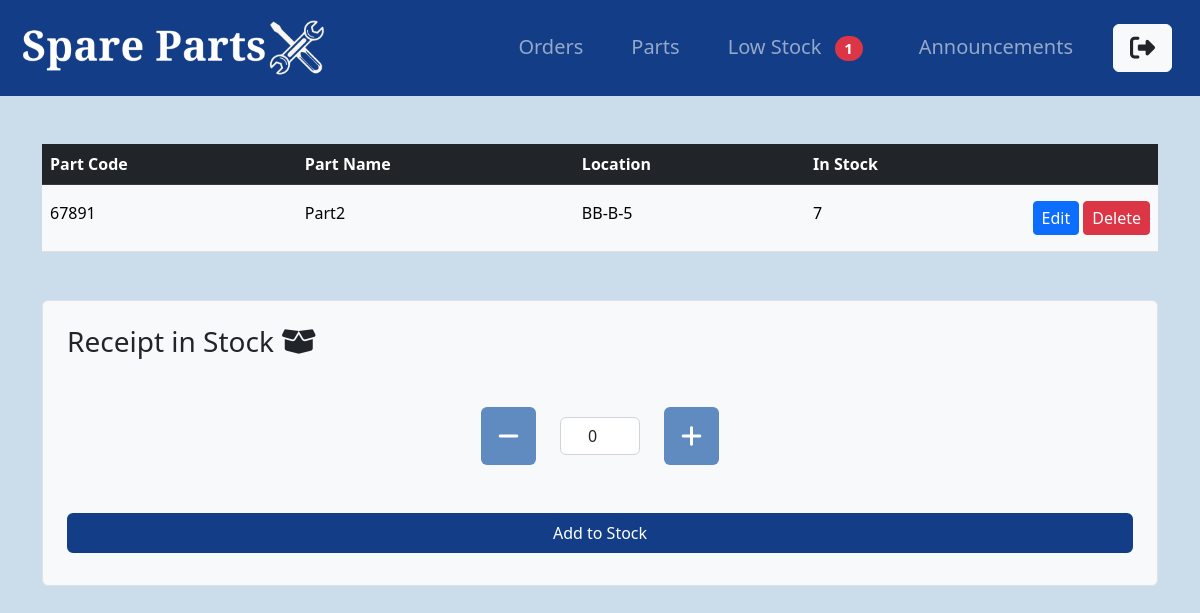
The page /parts/list/2 (signed in) on the database its author committed.
### parts/models.py (models this page shows, shortened)
class Part(models.Model):
    code = models.CharField(max_length=50, unique=True)
    name = models.CharField(max_length=100)
    num_in_stock = models.PositiveIntegerField(default=0)
    low_stock_warning = models.PositiveIntegerField(default=0)
    location = models.CharField(max_length=10, help_text="Format: AB-A-5")

### parts/views.py (the view, shortened to what this page needs)
# urls.py: path('list/<int:pk>', PartDetailView.as_view(), name='part-detail'),
class PartDetailView(LoginRequiredMixin, DetailView):
    model = Part

### parts/context_processors.py (called while the page is built)
def low_stock_count(request):
    count = Part.objects.filter(num_in_stock__lte=F('low_stock_warning')).count()
    return {'low_stock_count': count}

### parts/templates/parts/part_detail.html (shortened to what this page needs)
{% extends "parts/base.html" %}
{% block content %}
    <table class="table table-light mb-5 parts">
        <thead class="table-dark">
            <tr>
                <th class="py-2">Part Code</th>
                <th class="py-2">Part Name</th>
                {% if user.profile.user_group == 'store_manager' %}
                    <th class="py-2">Location</th>
                {% endif %}
                <th class="py-2">In Stock</th>
                {% if user.profile.user_group == 'store_manager' %}
                    <th class="py-2"></th>
                {% endif %}
            </tr>
        </thead>
        <tbody>
            <tr>
                <td class="py-3">{{part.code}}</td>
                <td class="py-3">{{ part.name }}</td>
                {% if user.profile.user_group == 'store_manager' %}
                    <td class="py-3">{{ part.location }}</td>
                {% endif %}
                <td class="py-3">{{ part.num_in_stock }}</td>
                {% if user.profile.user_group == 'store_manager' %}
                <td class="py-3 text-nowrap" style="width: 1%;">
                    <a class="btn btn-primary btn-sm" href="{% url 'part-update' part.id %}">Edit</a>
                    <a href="{% url 'part-delete' part.id %}" class="btn btn-danger btn-sm">Delete</a>
                </td>
                {% endif %}
            </tr>
        </tbody>
    </table>
    {% if user.profile.user_group == 'store_manager' %}
        <form method="post" class="p-4 border rounded bg-light mb-5">
            <h3>Receipt in Stock <i class="fa-solid fa-box-open"></i></h3>
            <div class="form-group d-flex justify-content-center align-items-center my-5">
                <button type="button" class="btn btn-minus p-3" id="minus-btn-receipt"><i class="fa-solid fa-minus fa-xl"></i></button>
                <input type="number" id="stock_input" name="receipt_quantity" class="form-control text-center mx-4" value="0" readonly required style="max-width: 80px;">
                <button type="button" class="btn btn-plus p-3" id="plus-btn-receipt"><i class="fa-solid fa-plus fa-xl"></i></button>
            </div>
            <button type="submit" class="btn btn-light-bg mt-5 mb-2 w-100 d-block mx-auto">Add to Stock</button>
        </form>
    {% endif %}
{% endblock content %}

### static/css/style.css (style rules this page uses)
body { font-size: 1em; background-color: #CBDCEB; }
.btn { font-size: 0.9em; }
.btn-light-bg { background-color: #133E87; color: #ffffff; border: 2px solid #133E87; }
.btn-minus, .btn-plus { background-color: #608BC1; color: #ffffff; }
.input, .myOrders, .parts, .basket { font-size: 0.8em; }
@media (min-width: 600px) { .input, .myOrders, .parts, .basket { font-size: 1em; } }
@media (min-width: 600px) { .btn { font-size: 1em; } }

### rows shown on the page
Part: code "67891", name "Part2", location "BB-B-5", num_in_stock "7"

### other values the page prints
{{ low_stock_count }} "1"
